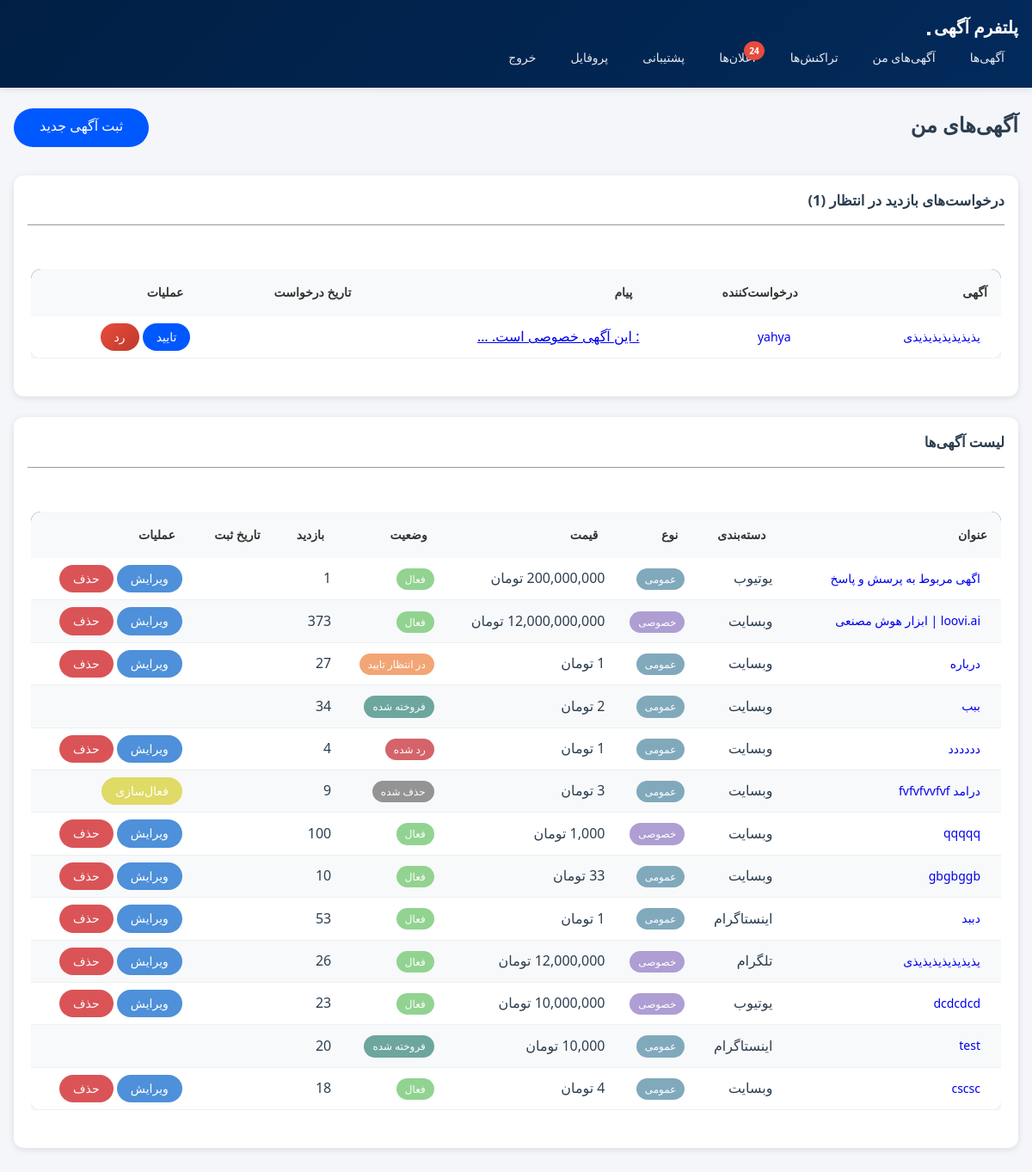
The app's page /listings/my-listings/ (signed in) with its own data.
### listings/models.py (models this page shows, shortened)
class VisitRequest(models.Model):
    STATUS_CHOICES = [
        ('pending', 'در انتظار تایید'),
        ('approved', 'تایید شده'),
        ('rejected', 'رد شده'),
    ]
    listing = models.ForeignKey(Listing, on_delete=models.CASCADE, related_name='visit_requests')
    requester = models.ForeignKey(settings.AUTH_USER_MODEL, on_delete=models.CASCADE, related_name='visit_requests')
    status = models.CharField(max_length=20, choices=STATUS_CHOICES, default='pending')
    message = models.TextField(blank=True, verbose_name='پیام درخواست')
    created_at = models.DateTimeField(auto_now_add=True)
    updated_at = models.DateTimeField(auto_now=True)
    class Meta:
        verbose_name = 'درخواست بازدید'
        verbose_name_plural = 'درخواست‌های بازدید'
        unique_together = ['listing', 'requester']
        ordering = ['-created_at']

class Listing(models.Model):
    STATUS_CHOICES = [
        ('pending', 'در انتظار تایید'),
        ('active', 'فعال'),
        ('sold', 'فروخته شده'),
        ('rejected', 'رد شده'),
        ('deleted', 'حذف شده'),
    ]
    """LEVEL_CHOICES = [
        ('beginner', 'مبتدی'),
        ('intermediate', 'متوسط'),
        ('advanced', 'پیشرفته'),
        ('professional', 'حرفه‌ای'),
    ] """
    seller = models.ForeignKey(settings.AUTH_USER_MODEL, on_delete=models.CASCADE, related_name='listings')
    category = models.ForeignKey(Category, on_delete=models.SET_NULL, null=True)
    title = models.CharField(max_length=200)
    description = models.TextField()
    location = models.TextField(max_length=200, null=True, blank=True)
    price = models.DecimalField(max_digits=12, decimal_places=0)
    discount_price = models.DecimalField(max_digits=12, decimal_places=0, null=True, blank=True)
    about_platform = models.TextField(null=True, blank=True, verbose_name='درباره پلتفرم')
    """ level = models.CharField(max_length=20, choices=LEVEL_CHOICES, default='beginner', verbose_name='سطح') """
    platform_url = models.URLField()
    followers_count = models.IntegerField(default=0)
    monthly_income = models.DecimalField(null=True, blank=True, max_digits=12, decimal_places=0)
    platform_age = models.IntegerField(default=0)
    most_like = models.IntegerField(null=True, blank=True)
    most_view = models.IntegerField(null=True, blank=True)
    most_comment = models.IntegerField(null=True, blank=True)
    main_image = models.ImageField(upload_to='listings/images/')
    is_preferment = models.BooleanField(default=False, verbose_name='آگهی ارتقا یافته')
    is_income = models.BooleanField(default=True, verbose_name='اگهی به درامد رسیده')
    is_verified = models.BooleanField(default=False, verbose_name='اطلاعات مورد تایید است')
    is_private = models.BooleanField(default=False, verbose_name='آگهی خصوصی')
    status = models.CharField(max_length=20, choices=STATUS_CHOICES, default='pending')
    rejection_reason = models.TextField(blank=True, null=True, verbose_name='دلیل رد')
    views_count = models.IntegerField(default=0)
    created_at = models.DateTimeField(auto_now_add=True)
    updated_at = models.DateTimeField(auto_now=True)
    class Meta:
        ordering = ['-created_at']

class Category(models.Model):
    PLATFORM_CHOICES = [
        ('website', 'وبسایت'),
        ('instagram', 'اینستاگرام'),
        ('telegram', 'تلگرام'),
        ('youtube', 'یوتیوب'),
        ('aparat', 'آپارات'),
        ('other', 'سایر'),
    ]
    name = models.CharField(max_length=100)
    platform = models.CharField(max_length=20, choices=PLATFORM_CHOICES)
    description = models.TextField(blank=True)
    class Meta:
        verbose_name_plural = 'دسته‌بندی‌ها'

### accounts/models.py (models this page shows, shortened)
class User(AbstractUser):
    phone_number = models.CharField(max_length=11, unique=True, null=True, blank=True, verbose_name='شماره موبایل')
    national_code = models.CharField(max_length=10, unique=True, null=True, blank=True, verbose_name='کد ملی')
    profile_image = models.ImageField(upload_to='profiles/', null=True, blank=True, verbose_name='تصویر پروفایل')
    is_verified = models.BooleanField(default=False, verbose_name='احراز شده')
    created_at = models.DateTimeField(auto_now_add=True, verbose_name='تاریخ عضویت')

### listings/views.py (the view)
# urls.py: path('my-listings/', views.my_listings, name='my_listings'),
@login_required
def my_listings(request):
    listings = Listing.objects.filter(seller=request.user)
    pending_requests = VisitRequest.objects.filter(
        listing__seller=request.user,
        status='pending'
    ).select_related('listing', 'requester')
    return render(request, 'listings/my_listings.html', {
        'listings': listings,
        'pending_requests': pending_requests
    })

### listings/templatetags/custom_tags.py (called while the page is built)
@register.filter(name='split_number')
def split_number(value):
    try:
        return f"{int(value):,}"
    except (ValueError, TypeError):
        return value

### listings/templatetags/date_filters.py (called while the page is built)
@register.filter
def jalali_date_numeric(value):
    if not value:
        return ""
    j_date = jdatetime.datetime.fromgregorian(datetime=value)
    return j_date.strftime("%Y/%m/%d")

@register.filter
def to_jalali(value):
    if value:
        jalali_date = jdatetime.datetime.fromgregorian(datetime=value)
        return jalali_date.strftime('%Y/%m/%d %H:%M')
    return ''

### notifications/context_processors.py (called while the page is built)
def unread_notifications_count(request):
    if request.user.is_authenticated:
        count = Notification.objects.filter(recipient=request.user, is_read=False).count()
        return {'unread_notifications_count': count}
    return {'unread_notifications_count': 0}

### templates/listings/my_listings.html (shortened to what this page needs)
{% extends 'base.html' %}
{% load custom_tags %}
{% load date_filters %}
{% block content %}
<div class="btn-listing-create">
    <h2 class="mb-4">آگهی‌های من</h2>
    <a href="{% url 'listings:listing_create' %}" class="btn btn-success mb-3">ثبت آگهی جدید</a>
</div>
{% if pending_requests %}
<div class="card mb-4">
    <div class="card-header">
        <h5 class="mb-0">درخواست‌های بازدید در انتظار ({{ pending_requests.count }})</h5>
        <hr>
    </div>
    <div class="card-body">
        <div class="table-responsive">
            <table class="table table-hover">
                <thead>
                    <tr>
                        <th>آگهی</th>
                        <th>درخواست‌کننده</th>
                        <th>پیام</th>
                        <th>تاریخ درخواست</th>
                        <th>عملیات</th>
                    </tr>
                </thead>
                <tbody>
                    {% for request in pending_requests %}
                    <tr>
                        <td>
                            <a href="{% url 'listings:listing_detail' request.listing.pk %}"
                                class="btn btn-sm btn-link">
                                {{ request.listing.title }}
                            </a>
                        </td>
                        <td>
                            <a href="{% url 'listings:user_profile' request.requester.username %}"
                                class="btn btn-sm btn-link">
                                {{ request.requester.username }}
                            </a>
                        </td>
                        <td>
                            {% if request.message %}
                            <a href="javascript:void(0);" onclick="openModal('messageModal{{ request.pk }}')"
                                class="text-decoration-none">
                                {{ request.message|truncatewords:5 }}
                            </a>
                            {% else %}
                            <em class="text-muted">بدون پیام</em>
                            {% endif %}
                        </td>
                        <td>{{ request.created_at|to_jalali }}</td>
                        <td>
                            <a href="{% url 'listings:manage_visit_request' request.pk 'approve' %}"
                                class="btn btn-sm btn-success"
                                onclick="return confirm('آیا از تایید این درخواست اطمینان دارید؟')">
                                تایید
                            </a>
                            <a href="{% url 'listings:manage_visit_request' request.pk 'reject' %}"
                                class="btn btn-sm btn-danger"
                                onclick="return confirm('آیا از رد این درخواست اطمینان دارید؟')">
                                رد
                            </a>
                        </td>
                    </tr>
                    {% endfor %}
                </tbody>
            </table>
        </div>
    </div>
</div>
{% endif %}
<div class="card">
    <div class="card-header">
        <h5 class="mb-0">لیست آگهی‌ها</h5>
        <hr>
    </div>
    <div class="card-body">
        <div class="table-responsive">
            <table class="table table-striped">
                <thead>
                    <tr>
                        <th>عنوان</th>
                        <th>دسته‌بندی</th>
                        <th>نوع</th>
                        <th>قیمت</th>
                        <th>وضعیت</th>
                        <th>بازدید</th>
                        <th>تاریخ ثبت</th>
                        <th>عملیات</th>
                    </tr>
                </thead>
                <tbody>
                    {% for listing in listings %}
                    <tr style="cursor: pointer;">
                        <td>
                            <a href="{% url 'listings:listing_detail' listing.pk %}" class="btn btn-sm btn-link"
                                onclick="event.stopPropagation();">
                                {{ listing.title }}
                            </a>
                        </td>
                        <td>{{ listing.category.name }}</td>
                        <td>
                            {% if listing.is_private %}
                            <span class="badge tag-private">خصوصی</span>
                            {% else %}
                            <span class="badge tag-general">عمومی</span>
                            {% endif %}
                        </td>
                        <td>{{ listing.price|split_number }} تومان</td>
                        <td>
                            <span
                                class="badge tag-{% if listing.status == 'active' %}active{% elif listing.status == 'sold' %}sold{% elif listing.status == 'rejected' %}not-accepted{% elif listing.status == 'deleted' %}deleted{% else %}waiting{% endif %}">
                                {{ listing.get_status_display }}
                            </span>
                        </td>
                        <td>{{ listing.views_count|split_number }}</td>
                        <td>{{ listing.created_at|jalali_date_numeric }}</td>
                        <td onclick="event.stopPropagation();">
                            {% if listing.status != 'deleted' and listing.status != 'sold' %}
                            <a href="{% url 'listings:listing_edit' listing.pk %}"
                                class="btn btn-sm btn-edit">ویرایش</a>
                            <a href="{% url 'listings:listing_delete' listing.pk %}"
                                class="btn btn-sm btn-remove">حذف</a>
                            {% endif %}
                            {% if listing.status == 'deleted' %}
                            <a href="{% url 'listings:listing_activate' listing.pk %}"
                                class="btn btn-sm btn-activation">فعال‌سازی</a>
                            {% endif %}
                        </td>
                    </tr>
                    {% empty %}
                    <tr>
                        <td colspan="8" class="text-center">شما هنوز آگهی ثبت نکرده‌اید.</td>
                    </tr>
                    {% endfor %}
                </tbody>
            </table>
        </div>
    </div>
</div>
{% endblock %}

### records on screen
VisitRequest: listing "یذیذیذیذیذیذیذی", requester.username "yahya", message ": این آگهی خصوصی است. …"
Listing: title "اگهی مربوط به پرسش و پاسخ", category.name "یوتیوب", is_private "عمومی", status "فعال", views_count|split_number "1", shows "ویرایش"
Listing: title "loovi.ai | ابزار هوش مصنعی", category.name "وبسایت", is_private "خصوصی", price|split_number "12,000,000,000", status "فعال", views_count|split_number "373", shows "ویرایش"
Listing: title "درباره", category.name "وبسایت", is_private "عمومی", status "در انتظار تایید", views_count|split_number "27", shows "ویرایش"
Listing: title "ببب", category.name "وبسایت", is_private "عمومی", status "فروخته شده", views_count|split_number "34"
Listing: title "دددددد", category.name "وبسایت", is_private "عمومی", status "رد شده", views_count|split_number "4", shows "ویرایش"
Listing: title "درامد fvfvfvvfvf", category.name "وبسایت", is_private "عمومی", status "حذف شده", views_count|split_number "9", shows "فعال‌سازی"
Listing: title "qqqqq", category.name "وبسایت", is_private "خصوصی", status "فعال", views_count|split_number "100", shows "ویرایش"
Listing: title "gbgbggb", category.name "وبسایت", is_private "عمومی", status "فعال", views_count|split_number "10", shows "ویرایش"
Listing: title "دببد", category.name "اینستاگرام", is_private "عمومی", status "فعال", views_count|split_number "53", shows "ویرایش"
Listing: title "یذیذیذیذیذیذیذی", category.name "تلگرام", is_private "خصوصی", status "فعال", views_count|split_number "26", shows "ویرایش"
Listing: title "dcdcdcd", category.name "یوتیوب", is_private "خصوصی", status "فعال", views_count|split_number "23", shows "ویرایش"
Listing: title "test", category.name "اینستاگرام", is_private "عمومی", status "فروخته شده", views_count|split_number "20"
Listing: title "cscsc", category.name "وبسایت", is_private "عمومی", price|split_number "4", status "فعال", views_count|split_number "18", shows "ویرایش"

### other values on screen
{{ unread_notifications_count }} "24"
{{ pending_requests.count }} "1"
